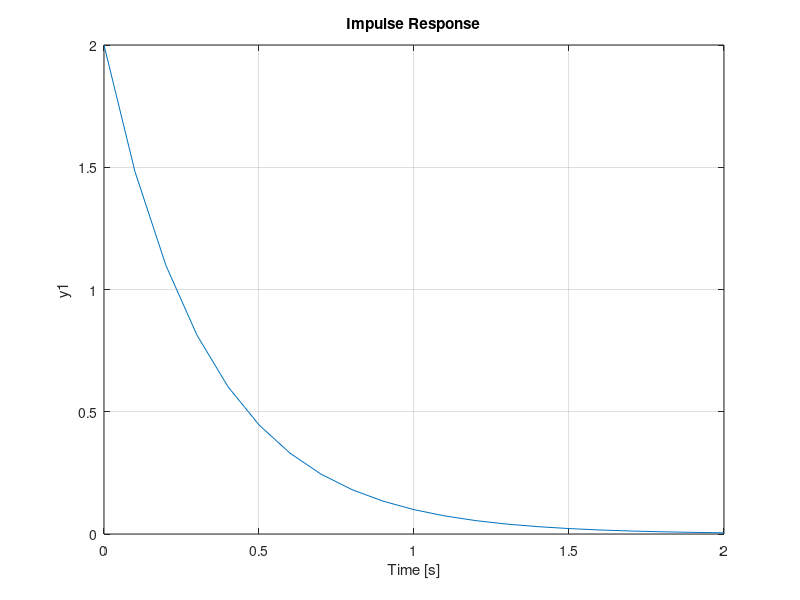

This chart was generated by the following MATLAB code:
a = [1 3]; 
b = [0 2]; 
t = 0:0.1:2;
sys = tf(b, a);
impulse(sys, t);

% 设置y轴显示范围为 [-1, 1]（根据需要调整）
ylim([-0 2]);